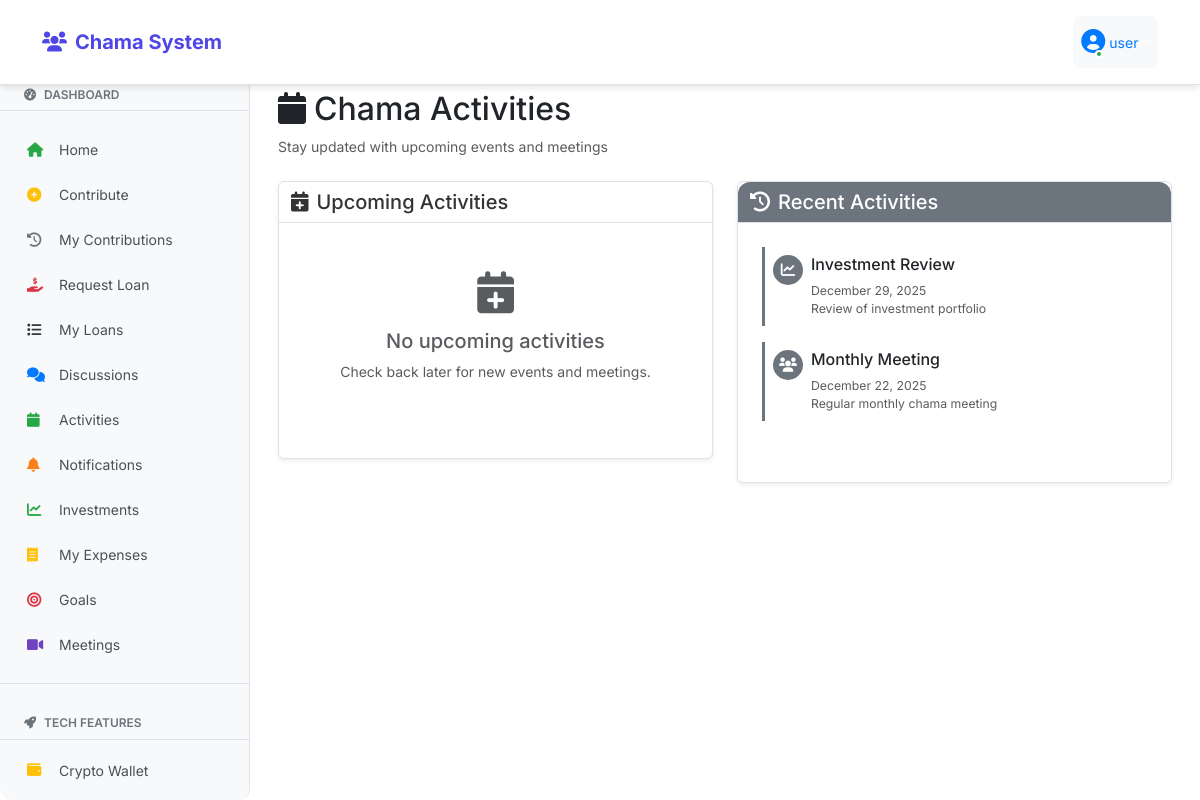
The page /activities (signed in) on the database its author committed.
### fixed_app.py (models this page shows, shortened)
class User(db.Model, UserMixin):
    id = db.Column(db.Integer, primary_key=True)
    username = db.Column(db.String(80), unique=True, nullable=False)
    password = db.Column(db.String(200), nullable=False)
    is_admin = db.Column(db.Boolean, default=False)
    last_seen = db.Column(db.DateTime, default=datetime.utcnow)
    is_online = db.Column(db.Boolean, default=False)
    members = db.relationship('Member', backref='user', lazy=True)

class Activity(db.Model):
    id = db.Column(db.Integer, primary_key=True)
    title = db.Column(db.String(100), nullable=False)
    description = db.Column(db.Text)
    date = db.Column(db.DateTime, nullable=False)
    type = db.Column(db.String(50), default='meeting')
    created_by = db.Column(db.Integer, db.ForeignKey('user.id'))
    user = db.relationship('User', backref='activities')

### fixed_app.py (the view)
@app.route('/activities')
@login_required
def activities():
    upcoming = Activity.query.filter(Activity.date >= datetime.utcnow()).order_by(Activity.date).all()
    past = Activity.query.filter(Activity.date < datetime.utcnow()).order_by(Activity.date.desc()).limit(10).all()
    return render_template('activities.html', upcoming=upcoming, past=past)

### fixed_app.py (called while the page is built)
@login_manager.user_loader
def load_user(user_id):
    return db.session.get(User, int(user_id))

@app.context_processor
def inject_counts():
    if current_user.is_authenticated:
        unread_count = Notification.query.filter_by(user_id=current_user.id, is_read=False).count()
        discussion_count = Discussion.query.count()
        return dict(unread_notifications_count=unread_count, discussion_count=discussion_count)
    return dict(unread_notifications_count=0, discussion_count=0)

### templates/activities.html (shortened to what this page needs)
{% extends "base.html" %}
{% block content %}
<div class="container-fluid">
    <div class="d-flex flex-column flex-md-row justify-content-between align-items-start align-items-md-center mb-4">
        <div>
            <h2><i class="fas fa-calendar me-2"></i>Chama Activities</h2>
            <p class="text-muted mb-0">Stay updated with upcoming events and meetings</p>
        </div>
    </div>
    <div class="row">
        <div class="col-12 col-lg-6 mb-4">
            <div class="card list-card shadow-sm h-100">
                <div class="card-header bg-primary text-white">
                    <h5 class="mb-0"><i class="fas fa-calendar-plus me-2"></i>Upcoming Activities</h5>
                </div>
                <div class="card-body">
                    {% if upcoming %}
                        {% for activity in upcoming %}
                        <div class="activity-item mb-3 p-3 border rounded">
                            <div class="d-flex align-items-start">
                                <div class="activity-icon bg-primary text-white me-3">
                                    {% if activity.type == 'meeting' %}
                                        <i class="fas fa-users"></i>
                                    {% elif activity.type == 'review' %}
                                        <i class="fas fa-chart-line"></i>
                                    {% else %}
                                        <i class="fas fa-calendar"></i>
                                    {% endif %}
                                </div>
                                <div class="flex-grow-1">
                                    <h6 class="mb-1">{{ activity.title }}</h6>
                                    <div class="text-primary fw-medium mb-2">
                                        <i class="fas fa-clock me-1"></i>
                                        {{ activity.date.strftime('%B %d, %Y at %I:%M %p') }}
                                    </div>
                                    {% if activity.description %}
                                        <p class="text-muted mb-0">{{ activity.description }}</p>
                                    {% endif %}
                                    <div class="mt-2">
                                        <span class="badge bg-{{ 'success' if activity.type == 'meeting' else 'info' if activity.type == 'review' else 'secondary' }}">
                                            {{ activity.type.title() }}
                                        </span>
                                    </div>
                                </div>
                            </div>
                        </div>
                        {% endfor %}
                    {% else %}
                        <div class="text-center py-4">
                            <i class="fas fa-calendar-plus fa-3x text-muted mb-3"></i>
                            <h5 class="text-muted">No upcoming activities</h5>
                            <p class="text-muted">Check back later for new events and meetings.</p>
                        </div>
                    {% endif %}
                </div>
            </div>
        </div>
        <div class="col-12 col-lg-6">
            <div class="card list-card shadow-sm h-100">
                <div class="card-header bg-secondary text-white">
                    <h5 class="mb-0"><i class="fas fa-history me-2"></i>Recent Activities</h5>
                </div>
                <div class="card-body">
                    {% if past %}
                        {% for activity in past %}
                        <div class="activity-item mb-3 p-2 border-start border-3 border-secondary">
                            <div class="d-flex align-items-start">
                                <div class="activity-icon-sm bg-secondary text-white me-2">
                                    {% if activity.type == 'meeting' %}
                                        <i class="fas fa-users"></i>
                                    {% elif activity.type == 'review' %}
                                        <i class="fas fa-chart-line"></i>
                                    {% else %}
                                        <i class="fas fa-calendar"></i>
                                    {% endif %}
                                </div>
                                <div class="flex-grow-1">
                                    <h6 class="mb-1">{{ activity.title }}</h6>
                                    <small class="text-muted">
                                        {{ activity.date.strftime('%B %d, %Y') }}
                                    </small>
                                    {% if activity.description %}
                                        <p class="text-muted mb-0 small">{{ activity.description|truncate(80) }}</p>
                                    {% endif %}
                                </div>
                            </div>
                        </div>
                        {% endfor %}
                    {% else %}
                        <div class="text-center py-4">
                            <i class="fas fa-history fa-3x text-muted mb-3"></i>
                            <h5 class="text-muted">No past activities</h5>
                            <p class="text-muted">Activity history will appear here.</p>
                        </div>
                    {% endif %}
                </div>
            </div>
        </div>
    </div>
</div>
{% endblock %}

### templates/navbar.html (shortened to what this page needs)
<nav class="navbar navbar-expand-lg navbar-dark bg-primary">
    <div class="container">
        <a class="navbar-brand" href="{{ url_for('index') }}">
            <i class="fas fa-users me-2"></i>Chama System
        </a>
        <div class="collapse navbar-collapse" id="navbarNav">
            {% if current_user.is_authenticated %}
            <ul class="navbar-nav me-auto">
                <li class="nav-item">
                    <a class="nav-link {% if request.path == url_for('index') %}active{% endif %}" href="{{ url_for('index') }}">
                        <i class="fas fa-home me-1"></i>Home
                    </a>
                </li>
                <li class="nav-item">
                    <a class="nav-link {% if request.path == url_for('contributions') %}active{% endif %}" href="{{ url_for('contributions') }}">
                        <i class="fas fa-money-bill-wave me-1"></i>Contributions
                    </a>
                </li>
                <li class="nav-item">
                    <a class="nav-link {% if request.path == url_for('discussions') %}active{% endif %}" href="{{ url_for('discussions') }}">
                        <i class="fas fa-comments me-1"></i>Discussions
                    </a>
                </li>
                <li class="nav-item dropdown">
                    <a class="nav-link dropdown-toggle" href="#" id="menuDropdown" role="button" data-bs-toggle="dropdown">
                        <i class="fas fa-bars me-1"></i>Menu
                    </a>
                </li>
            </ul>
            <ul class="navbar-nav">
                <li class="nav-item dropdown">
                    <a class="nav-link dropdown-toggle user-dropdown" href="#" id="navbarDropdown" role="button"
                       data-bs-toggle="dropdown" aria-expanded="false">
                        <div class="user-avatar">
                            <i class="fas fa-user-circle"></i>
                            <span class="online-dot"></span>
                        </div>
                        <span class="ms-1" style="color: #007bff;">{{ current_user.username }}</span>
                    </a>
                </li>
            </ul>
            {% endif %}
        </div>
    </div>
</nav>

### static/modern-ui.css (style rules this page uses)
:root { --primary: #4f46e5; --secondary: #6b7280; --success: #10b981; --warning: #f59e0b; --danger: #ef4444; --info: #3b82f6; --light: #f8fafc; --dark: #1f2937; --border-radius: 12px; --shadow: 0 4px 6px -1px rgba(0, 0, 0, 0.1); --shadow-lg: 0 10px 15px -3px rgba(0, 0, 0, 0.1); }
body { font-family: 'Inter', -apple-system, BlinkMacSystemFont, sans-serif; background: white; min-height: 100vh; }
.card { border: none; border-radius: var(--border-radius); box-shadow: var(--shadow); transition: all 0.3s ease; }
.card-header { background: white; border-bottom: 1px solid #e5e7eb; border-radius: var(--border-radius) var(--border-radius) 0 0 !important; padding: 1.25rem; }
.card-body { padding: 1.5rem; }
.list-card .card-body { max-height: 400px; overflow-y: auto; }
.list-card:not(:has(.table-responsive)) .card-body { padding: 1.5rem; }
.navbar { background: white !important; box-shadow: var(--shadow); padding: 1rem 0; }
.navbar-brand { font-weight: 700; color: var(--primary) !important; }

### templates/base.html (style rules this page uses)
body { background-color: white; font-size: 14px; }
.navbar { position: fixed; top: 0; left: 0; right: 0; z-index: 1030; margin-bottom: 0; background-color: white !important; border-bottom: 1px solid #dee2e6; }
.card-header.bg-primary, .bg-primary { background-color: white !important; color: #333 !important; border-bottom: 1px solid #dee2e6; }
.user-dropdown { background-color: #f8f9fa !important; border-radius: 8px; padding: 0.5rem 1rem; }
body { padding-top: 70px; }
.card { border-radius: 0.375rem !important; border: 1px solid #dee2e6; margin-bottom: 0.75rem; box-shadow: 0 1px 3px rgba(0,0,0,0.1); max-width: 400px; }
.card.list-card { max-width: 100%; }
.container-fluid .card, .main-content .card:not(.auth-card) { max-width: 100%; }
.card-body { padding: 0.75rem; }
.card-header { padding: 0.5rem 0.75rem; background-color: #f8f9fa; border-bottom: 1px solid #dee2e6; font-weight: 600; font-size: 0.9rem; }
.card-header:nth-child(1) { background-color: rgba(0,123,255,0.1); }

### templates/navbar.html (style rules this page uses)
.user-dropdown { display: flex; align-items: center; }
.user-avatar { position: relative; display: inline-block; color: #007bff; font-size: 1.5rem; }
.online-dot { position: absolute; bottom: 2px; right: 2px; width: 8px; height: 8px; background-color: #28a745; border: 2px solid white; border-radius: 50%; animation: pulse-dot 2s infinite; }

### templates/activities.html (style rules this page uses)
.activity-icon-sm { width: 30px; height: 30px; border-radius: 50%; display: flex; align-items: center; justify-content: center; font-size: 0.9rem; }
.activity-item { transition: all 0.2s ease; }

### rows shown on the page
User: username "user"
Activity: type "review" (drawn), title "Investment Review", date "December 29, 2025", description "Review of investment portfolio"
Activity: type "meeting" (drawn), title "Monthly Meeting", date "December 22, 2025", description "Regular monthly chama meeting"
